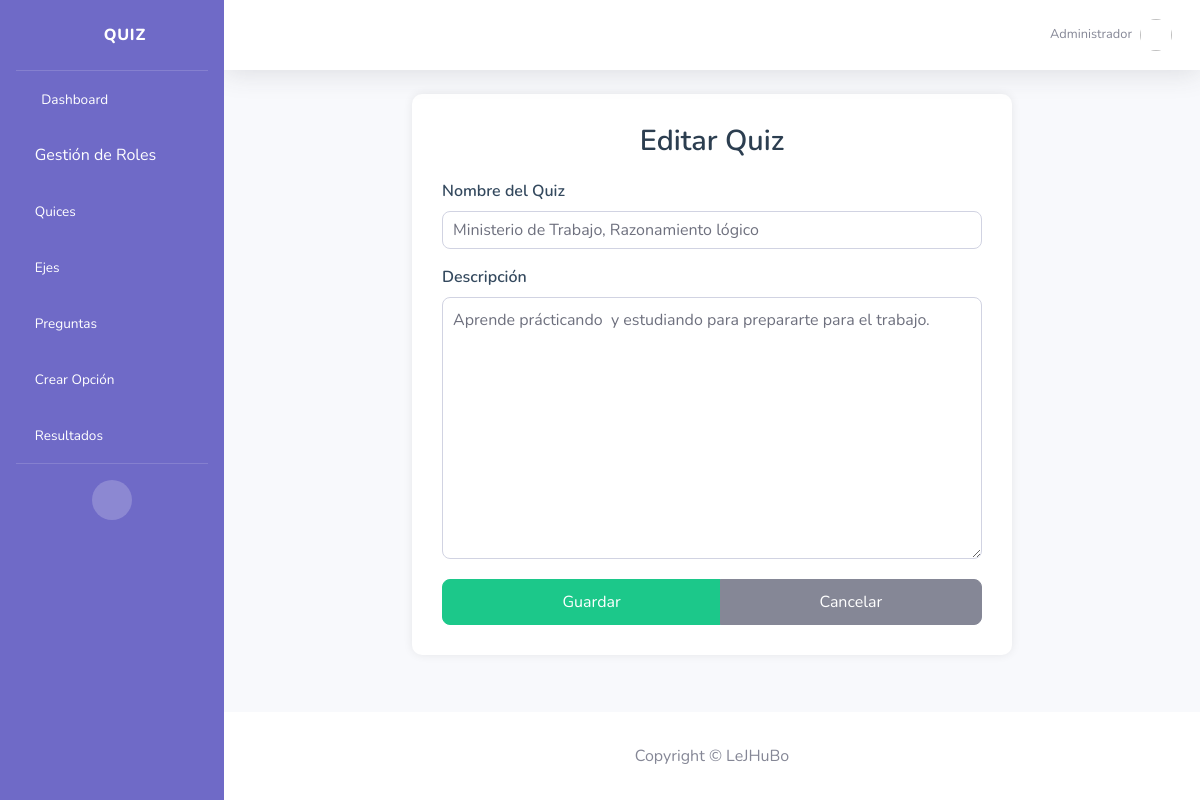
The page /quices/1/editar/ (signed in) on the database its author committed.
### core/models.py (models this page shows, shortened)
class PerfilUsuario(models.Model):
    ROLES = [
        ('admin', 'Administrador'),
        ('estudiante', 'Estudiante'),
    ]
    user = models.OneToOneField(User, on_delete=models.CASCADE)
    nombre = models.CharField(max_length=100)
    rol = models.CharField(max_length=20, choices=ROLES, default='estudiante')
    foto = models.ImageField(upload_to='usuarios/fotos/', null=True, blank=True)

class Quiz(models.Model):
    nombre = models.CharField(max_length=255)
    descripcion = models.TextField(blank=True)

### core/views/quiz.py (the view)
# urls.py: path("quices/<int:pk>/editar/", QuizUpdateView.as_view(), name="quiz_update"),
class QuizUpdateView(StaffRequiredMixin, BreadcrumbsMixin, BaseUpdateView):
    model = Quiz
    form_class = QuizForm
    template_name = "quiz/form.html"
    success_url = success_url_to("core:quiz_list")

### core/forms/quiz.py
class QuizForm(forms.ModelForm):
    class Meta:
        model = Quiz
        fields = ["nombre", "descripcion"]

### core/templatetags/form_filters.py (called while the page is built)
@register.filter(name='add_class')
def add_class(field, css_class):
    return field.as_widget(attrs={"class": css_class})

### core/views/mixins.py (called while the page is built)
    def dispatch(self, request, *args, **kwargs):
        if not request.user.is_staff:
            from django.http import HttpResponseForbidden
            return HttpResponseForbidden("No autorizado.")
        return super().dispatch(request, *args, **kwargs)

    def get_context_data(self, **kwargs):
        ctx = super().get_context_data(**kwargs)
        ctx["breadcrumbs"] = self.breadcrumbs
        return ctx

### core/templates/quiz/form.html (shortened to what this page needs)
{% extends "index.html" %} {% load static %} {% load form_filters %} {% block content %}
<div class="container mt-4">
    <div class="form-container">
        <h3 class="form-title">
            {{ view.object.pk|yesno:"Editar Quiz,Crear Quiz" }}
        </h3>
        <form method="post" novalidate>
            <div class="form-group">
                <label class="form-label" for="{{ form.nombre.id_for_label }}">Nombre del Quiz</label> {{ form.nombre|add_class:"form-control" }} {{ form.nombre.errors }}
            </div>
            <div class="form-group">
                <label class="form-label" for="{{ form.descripcion.id_for_label }}">Descripción</label> {{ form.descripcion|add_class:"form-control" }} {{ form.descripcion.errors }}
            </div>
            <div class="btn-group">
                <button type="submit" class="btn btn-success">
                    <i class="fas fa-save mr-1"></i> Guardar
                </button>
                <a href="{% url 'core:quiz_list' %}" class="btn btn-secondary">
                    Cancelar
                </a>
            </div>
        </form>
    </div>
</div>
{% endblock %}

### core/templates/partials/topbar.html (shortened to what this page needs)
<nav class="navbar navbar-expand navbar-light bg-white topbar mb-4 shadow">
    <ul class="navbar-nav ml-auto">
        <li class="nav-item dropdown no-arrow">
            <a class="nav-link dropdown-toggle" href="#" id="userDropdown" data-toggle="dropdown">
                <div class="d-flex align-items-center">
                    <div class="text-right mr-2 d-none d-lg-inline">
                        <div class="text-muted small">
                            {{ request.user.perfilusuario.get_rol_display }}
                        </div>
                    </div>
                    <img class="img-profile rounded-circle" src="{% if request.user.perfilusuario.foto %}
                                {{ request.user.perfilusuario.foto.url }}
                              {% else %}
                              {% endif %}">
                </div>
            </a>
        </li>
    </ul>
</nav>

### core/templates/index.html (style rules this page uses)
body { background-color: #F7FAFC; }

### core/templates/quiz/form.html (style rules this page uses)
.form-container { max-width: 600px; margin: auto; padding: 30px; background: white; border-radius: 10px; box-shadow: 0px 0px 10px rgba(0, 0, 0, 0.08); }
.form-title { font-size: 1.8rem; font-weight: 600; color: #2c3e50; margin-bottom: 20px; text-align: center; }
.form-label { font-weight: 600; color: #34495e; }
.form-control { border-radius: 8px; padding: 10px; }
.btn-group { display: flex; justify-content: space-between; margin-top: 20px; }
.btn-success { border-radius: 8px; padding: 10px 30px; }
.btn-secondary { border-radius: 8px; padding: 10px 30px; }

### rows shown on the page
Quiz: object.pk "Editar Quiz", nombre "Ministerio de Trabajo, Razonamiento lógico", descripcion "Aprende prácticando y estudiando para prepararte para el trabajo."

### other values the page prints
{{ request.user.perfilusuario.get_rol_display }} "Administrador"
